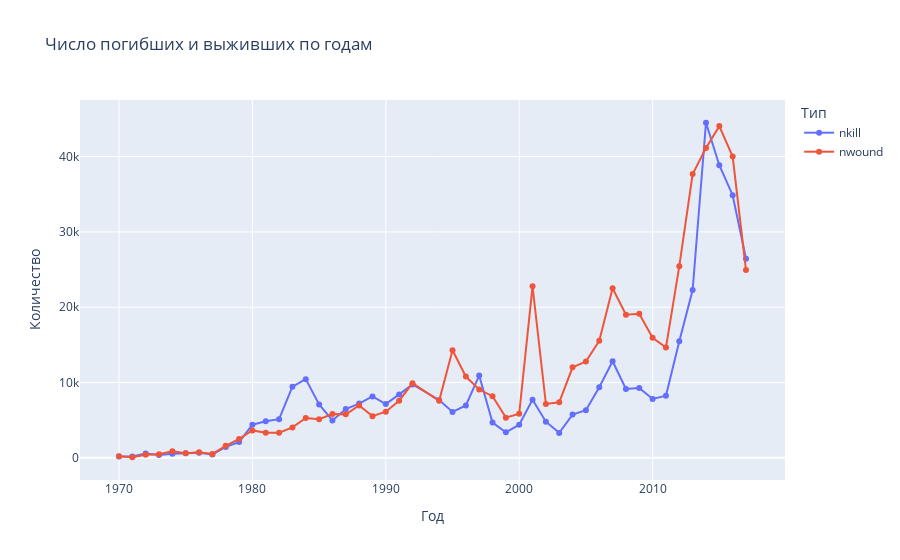

Notebook source saved alongside this figure:
### Code cell
import plotly.express as px

# Группировка данных по годам и подсчет числа погибших и выживших
casualties = df.groupby('iyear')[['nkill', 'nwound']].sum().reset_index()

# Строим линейный график с двумя линиями
fig = px.line(casualties, x='iyear', y=['nkill', 'nwound'],
              title='Число погибших и выживших по годам',
              labels={'iyear': 'Год', 'value': 'Количество', 'variable': 'Тип'},
              markers=True)

# Отображаем график
fig.show()

### Figure 1 — Plotly figure (JSON) as saved in the notebook; plotly's stock layout.template omitted (floating-point values rounded to 4 significant figures)
{"data": [{"hovertemplate": "Тип=nkill<br>Год=%{x}<br>Количество=%{y}<extra></extra>", "legendgroup": "nkill", "line": {"color": "#636efa", "dash": "solid"}, "marker": {"symbol": "circle"}, "mode": "lines+markers", "name": "nkill", "orientation": "v", "showlegend": true, "type": "scatter", "x": [1970, 1971, 1972, 1973, 1974, 1975, 1976, 1977, 1978, 1979, 1980, 1981, 1982, 1983, 1984, 1985, 1986, 1987, 1988, 1989, 1990, 1991, 1992, 1994, 1995, 1996, 1997, 1998, 1999, 2000, 2001, 2002, 2003, 2004, 2005, 2006, 2007, 2008, 2009, 2010, 2011, 2012, 2013, 2014, 2015, 2016, 2017], "xaxis": "x", "y": [174, 173, 566, 370, 539, 617, 674, 456, 1459, 2100, 4400, 4851, 5136, 9444, 10450, 7094, 4976, 6482, 7208, 8152, 7148, 8429, 9742, 7690, 6103, 6966, 10924, 4688, 3393, 4403, 7729, 4805, 3317, 5743, 6331, 9380, 12824, 9157, 9273, 7827, 8246, 15497, 22273, 44490, 38853, 34871, 26445], "yaxis": "y"}, {"hovertemplate": "Тип=nwound<br>Год=%{x}<br>Количество=%{y}<extra></extra>", "legendgroup": "nwound", "line": {"color": "#EF553B", "dash": "solid"}, "marker": {"symbol": "circle"}, "mode": "lines+markers", "name": "nwound", "orientation": "v", "showlegend": true, "type": "scatter", "x": [1970, 1971, 1972, 1973, 1974, 1975, 1976, 1977, 1978, 1979, 1980, 1981, 1982, 1983, 1984, 1985, 1986, 1987, 1988, 1989, 1990, 1991, 1992, 1994, 1995, 1996, 1997, 1998, 1999, 2000, 2001, 2002, 2003, 2004, 2005, 2006, 2007, 2008, 2009, 2010, 2011, 2012, 2013, 2014, 2015, 2016, 2017], "xaxis": "x", "y": [212, 82, 409, 495, 865, 617, 756, 518, 1600, 2506, 3645, 3337, 3342, 4047, 5291, 5130, 5814, 5775, 6960, 5539, 6128, 7591, 9915, 7569, 14292, 10795, 9072, 8183, 5341, 5869, 22774, 7162, 7384, 12022, 12784, 15550, 22524, 18998, 19138, 15947, 14659, 25445, 37688, 41128, 44043, 40001, 24927], "yaxis": "y"}], "layout": {"legend": {"title": {"text": "Тип"}, "tracegroupgap": 0}, "title": {"text": "Число погибших и выживших по годам"}, "xaxis": {"anchor": "y", "domain": [0, 1], "title": {"text": "Год"}}, "yaxis": {"anchor": "x", "domain": [0, 1], "title": {"text": "Количество"}}}}
